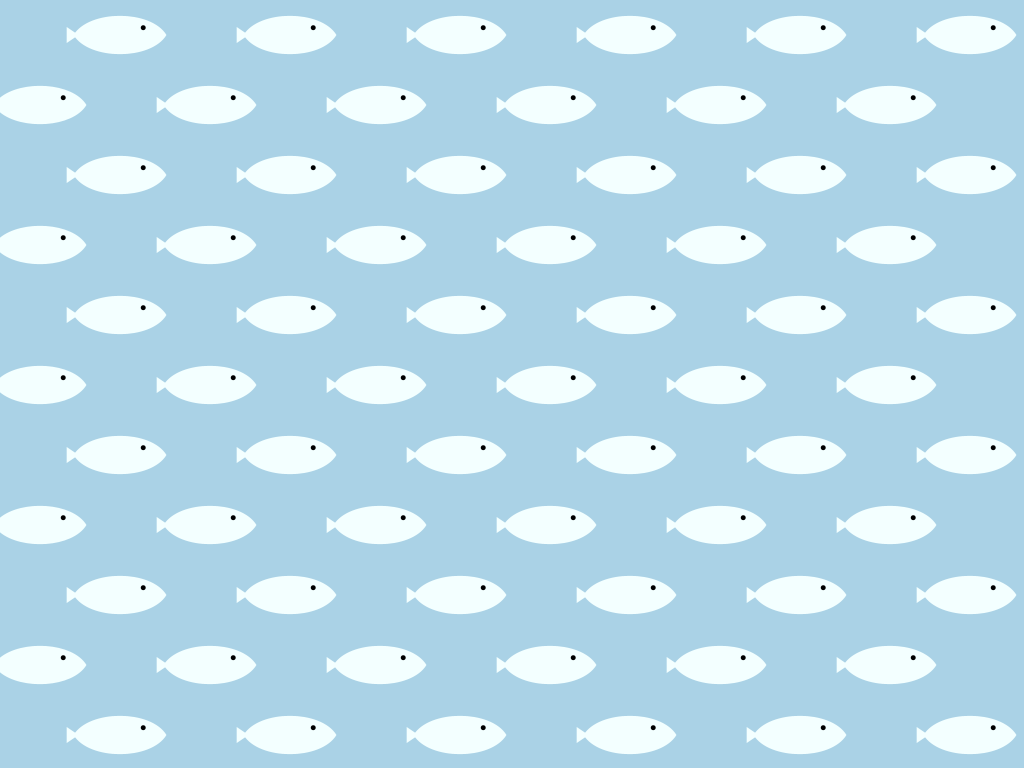
Frame 1 (no input)
Frame 60 (the mouse pressed at the canvas centre just before this capture): identical to frame 1, image omitted
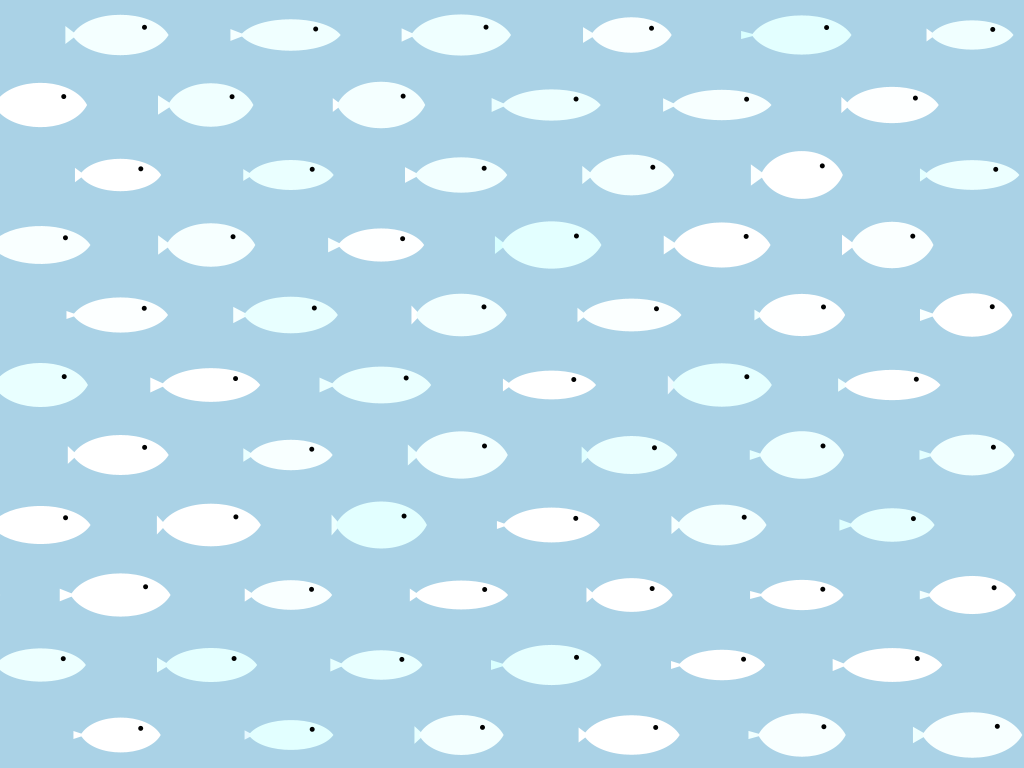
Frame 120 (the mouse held since frame 60 and released just before this capture)

The Processing sketch that drew these frames (run headless with seeded random() and noise(); from frame 60 on, the mouse is pressed at the canvas centre):

// Processing sketch: processing_70728
// ── processing_70728.pde

float iw = random(80, 100);
float ih = random(40, iw-10);
float ir = random(50, 180);
float ig;
float ib;
float ilefty = random(5, ih/4);
float iupy = random(5, ih/6);
float mul = 0.01;
int cnt = 0;

void setup()
{
  size(1024, 768);
  background(170, 210, 230);
  smooth();
  noStroke();

  int rang = round(random(1));
  if (rang == 0) ig = ir-random(30, 90);
  else ig = ir+random(30, 90);
  int ranb = round(random(1));
  if (ranb == 0) ib = ir-random(30, 90);
  else ib = ir+random(10, 50);
  
  for (int i = 0; i < 7; i++)
  {
    for (int j = 0; j < 11; j++)
    {
      pushMatrix();
      translate((i*170-80*(j%2)+0.03*cnt+30)%(width+150)-80, 35+j*70);
      
      float r = 70+random(ir-mouseX*3.5*mul, ir+mouseX*3.5*mul);
      float g = r+random(ig-mouseX*3.5*mul, ig+mouseX*3.5*mul)-70;
      float b = r+random(ib-mouseX*3.5*mul, ib+mouseX*3.5*mul)-90;
      fill(r, g, b);

      //tail
      triangle(-(iw/2)+5, 0, -(iw/2)-ilefty, -iupy, -(iw/2)-ilefty, iupy);

      //body
      bezier(-(iw/2), 0, -(iw/3), -(ih/2), (iw/3), -(ih/2), (iw/2), 0);
      bezier(-(iw/2), 0, -(iw/3), (ih/2), (iw/3), (ih/2), (iw/2), 0);

      //eye
      fill(0);
      ellipse((iw/2)/2, (-ih/3.5)/2, 5, 5);

      popMatrix();
    }
  }
}
 
void draw()
{
  if (mouseX != pmouseX || mouseY != pmouseY)
  {
    background(170, 210, 230);

    for (int i = 0; i < 7; i++)
    {
      for (int j = 0; j < 11; j++)
      {
        pushMatrix();
        cnt++;
        translate((i*170-80*(j%2)+0.03*cnt+30)%(width+150)-80, 35+j*70);

        float w = constrain(random(iw-mouseX*mul*2.5, iw+mouseX*mul*2.5), 40, 100);
        float h = constrain(random(ih-mouseX*mul*2.5, ih+mouseX*mul*2.5), 30, w-10);
        float r = 70+random(ir-mouseX*3.5*mul, ir+mouseX*3.5*mul);
        float g = r+random(ig-mouseX*3.5*mul, ig+mouseX*3.5*mul)-70;
        float b = r+random(ib-mouseX*3.5*mul, ib+mouseX*3.5*mul)-90;

        //tail
        fill(r+random(-mouseX*3*mul, mouseX*3*mul), g+random(-mouseX*3*mul, mouseX*3*mul), b+random(-mouseX*3*mul, mouseX*3*mul));
        float lefty = constrain(random(ilefty-mouseX*mul, ilefty+mouseX*mul), 4, h/4);
        float upy = constrain(random(iupy-mouseX*mul, iupy+mouseX*mul), 4, h/6);
        triangle(-(w/2)+5, 0, -(w/2)-lefty, -upy, -(w/2)-lefty, upy);

        //body
        fill(r, g, b);
        bezier(-(w/2), 0, -(w/3), -(h/2), (w/3), -(h/2), (w/2), 0);
        bezier(-(w/2), 0, -(w/3), (h/2), (w/3), (h/2), (w/2), 0);

        //eye
        fill(0);
        ellipse((w/2)/2, (-h/3.5)/2, 5, 5);

        popMatrix();
      }
    }
  }
}
